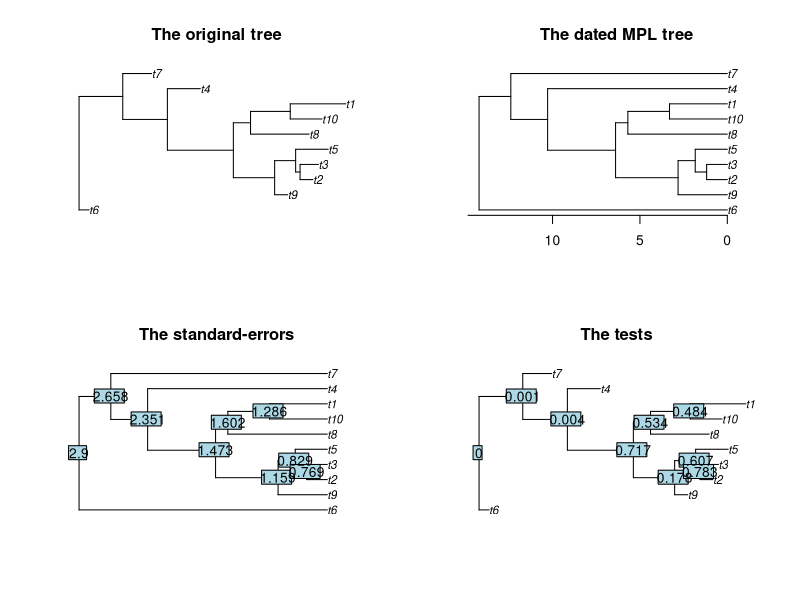

Generate this figure with R:
library(ape)


### Name: chronoMPL
### Title: Molecular Dating With Mean Path Lengths
### Aliases: chronoMPL
### Keywords: models

### ** Examples

tr <- rtree(10)
tr$edge.length <- 5*tr$edge.length
chr <- chronoMPL(tr)
layout(matrix(1:4, 2, 2, byrow = TRUE))
plot(tr)
title("The original tree")
plot(chr)
axisPhylo()
title("The dated MPL tree")
plot(chr)
nodelabels(round(attr(chr, "stderr"), 3))
title("The standard-errors")
plot(tr)
nodelabels(round(attr(chr, "Pval"), 3))
title("The tests")
layout(1)
